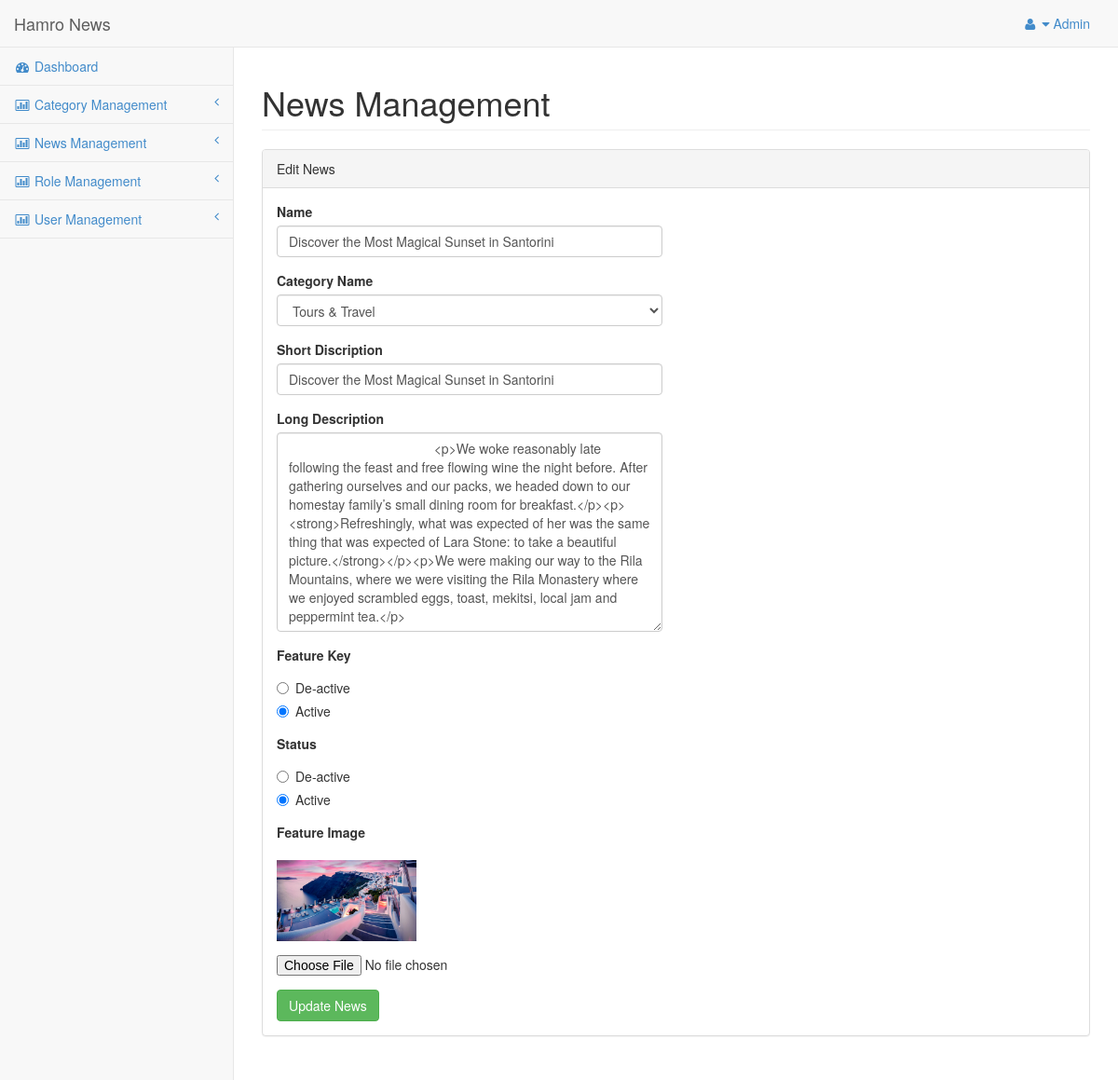
Screenshot of /admin/edit_news.php?id=37 (signed in) with the database file from the repository.
### tables this page shows
CREATE TABLE `tbl_news` (
  `id` int(11) NOT NULL,
  `name` varchar(255) NOT NULL,
  `slug` varchar(255) NOT NULL,
  `category_id` int(11) NOT NULL,
  `short_discription` text NOT NULL,
  `long_description` text NOT NULL,
  `feature_key` tinyint(1) NOT NULL DEFAULT 0,
  `feature_image` varchar(255) DEFAULT NULL,
  `status` tinyint(1) NOT NULL DEFAULT 0,
  `created_by` varchar(50) NOT NULL,
  `created_at` datetime NOT NULL,
  `modified_by` varchar(50) DEFAULT NULL,
  `modified_at` datetime DEFAULT NULL
);

CREATE TABLE `tbl_categories` (
  `id` int(11) NOT NULL,
  `name` varchar(50) NOT NULL,
  `rank` int(11) NOT NULL,
  `status` tinyint(1) NOT NULL DEFAULT 0,
  `created_at` datetime NOT NULL,
  `modified_at` datetime DEFAULT NULL,
  `created_by` varchar(50) NOT NULL,
  `modified_by` varchar(50) DEFAULT NULL
);

### admin/class/common.class.php (called while the page is built, shortened)
<?php
	abstract class Common{
		function select($sql){
			$db_connect = new mysqli(DB_HOST,DB_USERNAME,DB_PASSWORD,DB_DATABASE);
			$result = $db_connect->query($sql);
			$datas = [];
			if($result->num_rows > 0){
				while ($d = $result->fetch_object()) {
					array_push($datas, $d);
				}
			} else{
				return $datas;
			}
			return $datas;
		}
		function getSingle($sql){
			$db_connect = new mysqli(DB_HOST,DB_USERNAME,DB_PASSWORD,DB_DATABASE);
			$result = $db_connect->query($sql);
			if($result->num_rows > 0){
				return $result->fetch_object();
			}
		}
	}
?>

### admin/class/news.class.php (called while the page is built, shortened)
<?php
	require_once "common.class.php";
	class News extends Common{
		public $id, $name, $slug, $category_id, $short_discription, $long_description, $feature_key, $feature_image, $status, $created_by, $created_at, $modified_by, $modified_at;
		function getNewsById(){
			$sql = "select * from tbl_news where id='$this->id'";
			return $this->getSingle($sql);
		}
	}
?>

### admin/class/category.class.php (called while the page is built, shortened)
<?php
	require_once "common.class.php";
	class Category extends Common{
		function retrive(){
			$sql = "select * from tbl_categories";
			return $this->select($sql);
		}
	}
?>

### admin/edit_news.php (the view, shortened to what this page needs)
<?php
    $title = 'Edit News';
    require_once "includes/header.php";
    require_once "class/category.class.php";
    require_once "class/news.class.php";
    $category = new Category();
    $categories =  $category->retrive();
    $news = new News();
    $news->set('id',$_GET['id']);
    $newsData = $news->getNewsById();
?>
<div id="page-wrapper">
    <div class="row">
        <div class="col-lg-12">
            <h1 class="page-header">News Management</h1>
        </div>
    </div>
    <div class="row">
        <div class="col-lg-12">
            <div class="panel panel-default">
                <div class="panel-heading"><?php echo $title; ?></div>
                <div class="panel-body">
                    <div class="row">
                        <div class="col-lg-6">
                            <form method="post" action="" enctype="multipart/form-data">
                                <div class="form-group">
                                    <label>Name</label>
                                    <input type="text" name="name" class="form-control" value="<?php echo $newsData->name; ?>">
                                </div>
                                <div class="form-group">
                                    <label>Category Name</label>
                                    <select name="category_id" class="form-control">
                                        <?php foreach ($categories as $item) { ?>
                                            <option value="<?php echo $item->id; ?>" <?php if($item->id == $newsData->category_id){ echo "selected"; } ?>>
                                                <?php echo $item->name; ?>
                                            </option>
                                        <?php } ?>
                                    </select>
                                </div>
                                <div class="form-group">
                                    <label>Short Discription</label>
                                    <input type="text" name="short_discription" class="form-control" value="<?php echo htmlspecialchars_decode($newsData->short_discription); ?>">
                                </div>
                                <div class="form-group">
                                    <label>Long Description</label>
                                    <textarea name="long_description" id="editor" rows="10" class="form-control">
                                        <?php echo htmlspecialchars_decode($newsData->long_description); ?>
                                    </textarea>
                                </div>
                                <div class="form-group">
                                    <label>Feature Key</label>
                                    <?php if($newsData->feature_key == 1){ ?>
                                        <div class="radio">
                                        <label>
                                            <input type="radio" name="feature_key" value="0">De-active
                                        </label>
                                    </div>
                                    <div class="radio">
                                        <label>
                                            <input type="radio" name="feature_key" value="1" checked>Active
                                        </label>
                                    </div>
                                    <?php } ?>
                                </div>
                                <div class="form-group">
                                    <label>Status</label>
                                    <?php if($newsData->status == 1){ ?>
                                        <div class="radio">
                                        <label>
                                            <input type="radio" name="status" value="0">De-active
                                        </label>
                                    </div>
                                    <div class="radio">
                                        <label>
                                            <input type="radio" name="status" value="1" checked>Active
                                        </label>
                                    </div>
                                    <?php } ?>
                                </div>
                                <div class="form-group">
                                    <label>Feature Image</label>
                                    <img src="./images/<?php echo $newsData->feature_image; ?>" width="150" style="display: block; margin: 15px 0;">
                                    <input type="file" name="feature_image">
                                </div>
                                <button type="submit" name="btnCreateNews" class="btn btn-success">Update News</button>
                            </form>
                        </div>
                    </div>
                </div>
            </div>
        </div>
    </div>
</div>
<?php require_once "includes/footer.php"; ?>

### admin/css/sb-admin.css (style rules this page uses)
body { padding-top: 100px; background-color: #f8f8f8; }
@media (min-width:768px) { body { padding-top: 50px; } }
#page-wrapper { padding: 0 15px; min-height: 568px; background-color: #fff; }
@media (min-width:768px) { #page-wrapper { position: inherit; margin: 0 0 0 250px; padding: 0 30px; min-height: 1300px; border-left: 1px solid #e7e7e7; } }

### rows the page displays
tbl_news: name "Discover the Most Magical Sunset in Santorini", category_id "Tours & Travel", short_discription "Discover the Most Magical Sunset in Santorini", long_description "<p>We woke reasonably late following the feast and free flowing wine the night before. After gathering ourselves and our packs, we headed down to our homestay family’s small dining room for breakfast.</p><p><strong>Refreshingly, what was expected of her was the same thing that was expected of Lara Stone: to take a beautiful picture.</strong></p><p>We were making our way to the Rila Mountains, where we were visiting the Rila Monastery where we enjoyed scrambled eggs, toast, mekitsi, local jam and peppermint tea.</p>", feature_image (picture)

### other values shown
$_SESSION['name'] "Admin"
$title "Edit News"
